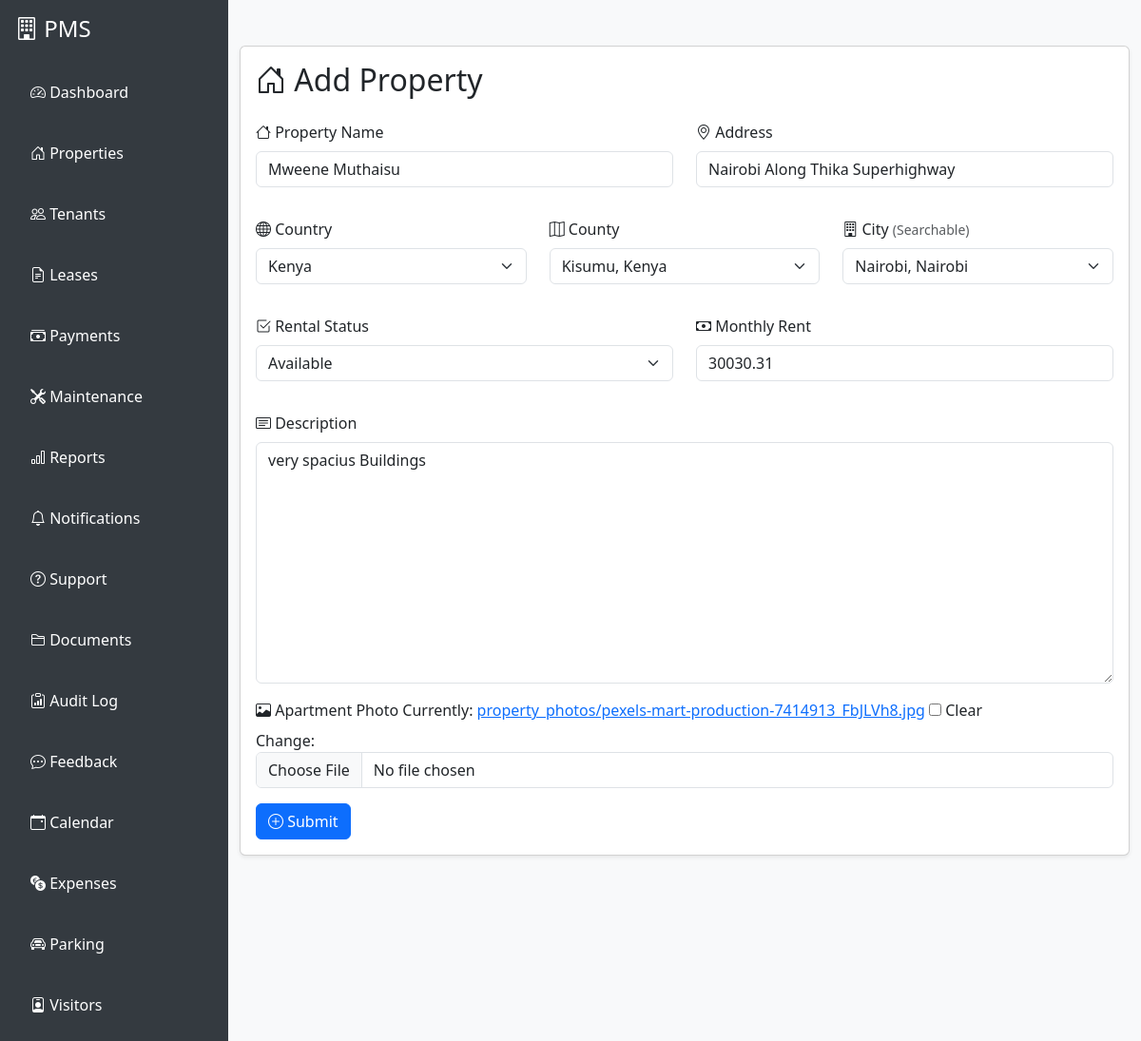
Page /properties/1/edit/ (signed in) on the committed database.
### properties/models.py (models this page shows, shortened)
class Building(models.Model):
    name = models.CharField(max_length=100)
    address = models.CharField(max_length=255)
    country = models.ForeignKey(Country, on_delete=models.CASCADE, null=True, blank=True)
    county = models.ForeignKey(County, on_delete=models.CASCADE, null=True, blank=True)
    city = models.ForeignKey(City, on_delete=models.CASCADE, null=True, blank=True)
    rental_status = models.CharField(max_length=20, choices=[('available', 'Available'), ('occupied', 'Occupied')], default='available')
    monthly_rent = models.DecimalField(max_digits=10, decimal_places=2)
    description = models.TextField(blank=True)
    landlord = models.ForeignKey(User, on_delete=models.CASCADE, limit_choices_to={'role': 'landlord'})
    agent = models.ForeignKey(User, on_delete=models.SET_NULL, null=True, blank=True, related_name='agent_buildings', limit_choices_to={'role': 'agent'})
    caretaker = models.ForeignKey(User, on_delete=models.SET_NULL, null=True, blank=True, related_name='caretaker_buildings', limit_choices_to={'role': 'caretaker'})
    photo = models.ImageField(upload_to='property_photos/', blank=True, null=True)

### properties/views.py (the view)
# urls.py: path('<int:pk>/edit/', views.BuildingUpdateView.as_view(), name='building_edit'),
class BuildingUpdateView(LoginRequiredMixin, LandlordRequiredMixin, UpdateView):
    model = Building
    form_class = BuildingForm
    template_name = 'properties/property_form.html'
    success_url = reverse_lazy('building_list')

### properties/forms.py
class BuildingForm(forms.ModelForm):
    class Meta:
        model = Building
        fields = [
            "name", "address", "country", "county", "city",
            "rental_status", "monthly_rent", "description", "photo"
        ]
        widgets = {
            "country": forms.Select(attrs={"class": "form-select"}),
            "county": forms.Select(attrs={"class": "form-select"}),
            "city": forms.Select(attrs={"class": "form-select bootstrap-select", "data-live-search": "true"}),
        }
    def __init__(self, *args, **kwargs):
        super().__init__(*args, **kwargs)
        self.fields['county'].queryset = County.objects.all().order_by('name')
        self.fields['city'].queryset = City.objects.all().order_by('name')

### accounts/templatetags/form_tags.py (called while the page is built)
@register.filter(name='add_class')
def add_class(field, css):
    return field.as_widget(attrs={"class": css})

### properties/models.py (called while the page is built)
    def __str__(self):
        return self.name

    def __str__(self):
        return f"{self.name}, {self.country.name}"

    def __str__(self):
        return f"{self.name}, {self.county.name}"

### properties/views.py (called while the page is built)
    def test_func(self):
        return hasattr(self.request.user, "role") and self.request.user.role == "landlord"

### templates/properties/property_form.html (shortened to what this page needs)
{% extends "base.html" %}
{% load static %}
{% load form_tags %}
{% block extra_css %}
<link rel="stylesheet" href="https://cdn.jsdelivr.net/npm/bootstrap-select@1.14.0-beta3/dist/css/bootstrap-select.min.css">
{% endblock %}
{% block content %}
<div class="d-flex">
    <div class="flex-grow-1">
        <div class="container mt-5">
            <div class="card shadow-sm">
                <div class="card-body">
                    <h2 class="mb-4"><i class="bi bi-house-door"></i> Add Property</h2>
                    <form method="post" enctype="multipart/form-data" id="propertyForm">
                        <div class="row mb-3">
                            <div class="col-md-6 mb-3">
                                <label for="id_name" class="form-label"><i class="bi bi-house"></i> Property Name</label>
                                {{ form.name|add_class:"form-control" }}
                            </div>
                            <div class="col-md-6 mb-3">
                                <label for="id_address" class="form-label"><i class="bi bi-geo-alt"></i> Address</label>
                                {{ form.address|add_class:"form-control" }}
                            </div>
                        </div>
                        <div class="row mb-3">
                            <div class="col-md-4 mb-3">
                                <label for="id_country" class="form-label"><i class="bi bi-globe"></i> Country</label>
                                {{ form.country|add_class:"form-select" }}
                            </div>
                            <div class="col-md-4 mb-3">
                                <label for="id_county" class="form-label"><i class="bi bi-map"></i> County</label>
                                {{ form.county|add_class:"form-select" }}
                            </div>
                            <div class="col-md-4 mb-3">
                                <label for="id_city" class="form-label"><i class="bi bi-building"></i> City <span class="text-muted small">(Searchable)</span></label>
                                {{ form.city|add_class:"form-select bootstrap-select" }}
                            </div>
                        </div>
                        <div class="row mb-3">
                            <div class="col-md-6 mb-3">
                                <label for="id_rental_status" class="form-label"><i class="bi bi-check2-square"></i> Rental Status</label>
                                {{ form.rental_status|add_class:"form-select" }}
                            </div>
                            <div class="col-md-6 mb-3">
                                <label for="id_monthly_rent" class="form-label"><i class="bi bi-cash"></i> Monthly Rent</label>
                                {{ form.monthly_rent|add_class:"form-control" }}
                            </div>
                        </div>
                        <div class="mb-3">
                            <label for="id_description" class="form-label"><i class="bi bi-card-text"></i> Description</label>
                            {{ form.description|add_class:"form-control" }}
                        </div>
                        <div class="mb-3">
                            <label for="id_photo" class="form-label"><i class="bi bi-image"></i> Apartment Photo</label>
                            {{ form.photo|add_class:"form-control" }}
                        </div>
                        <button type="submit" class="btn btn-primary"><i class="bi bi-plus-circle"></i> Submit</button>
                    </form>
                </div>
            </div>
        </div>
    </div>
</div>
{% endblock %}

### templates/base.html (style rules this page uses)
body { background: #f8f9fa; transition: background 0.3s, color 0.3s; }

### rows in the picture
Building: name "Mweene Muthaisu", address "Nairobi Along Thika Superhighway", country "Kenya", county "Kisumu, Kenya", city "Nairobi, Nairobi", rental_status "Available", monthly_rent "30030.31", description "very spacius Buildings"
